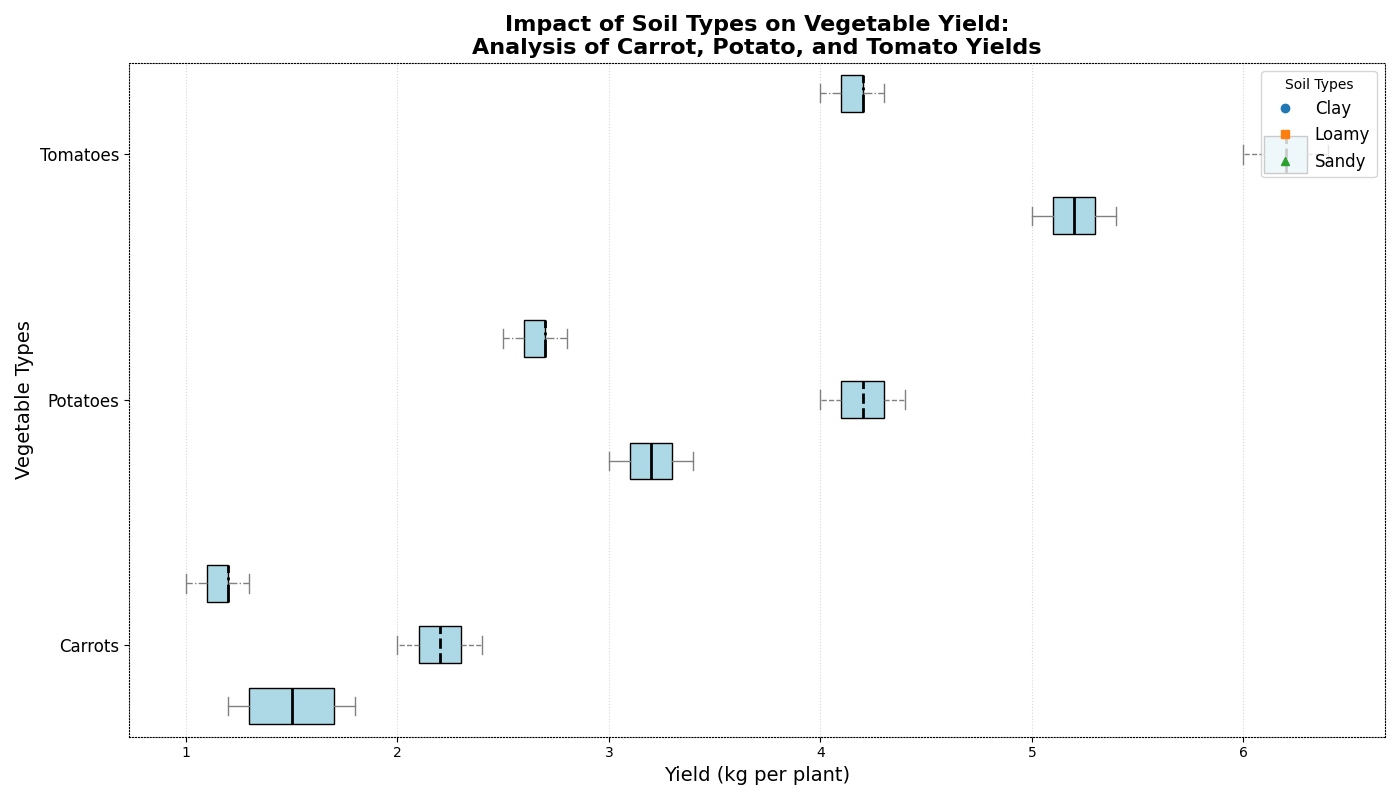

This chart was generated by the following Python code:
import matplotlib.pyplot as plt
import numpy as np

vegetables = ['Carrots', 'Potatoes', 'Tomatoes']
soil_types = ['Clay', 'Loamy', 'Sandy']

# Alter contents within data groups
carrots_yield = [
    [1.7, 1.2, 1.5, 1.8, 1.3],  # shuffled within group
    [2.3, 2.0, 2.2, 2.4, 2.1],  # shuffled within group
    [1.1, 1.3, 1.2, 1.0, 1.2]   # shuffled within group
]

potatoes_yield = [
    [3.4, 3.2, 3.3, 3.1, 3.0],  # shuffled within group
    [4.1, 4.2, 4.0, 4.4, 4.3],  # shuffled within group
    [2.7, 2.5, 2.6, 2.8, 2.7]   # within the same group, similar shuffle
]

tomatoes_yield = [
    [5.3, 5.0, 5.1, 5.4, 5.2],  # shuffled within group
    [6.1, 6.3, 6.0, 6.4, 6.2],  # shuffled within group
    [4.2, 4.1, 4.0, 4.3, 4.2]   # shuffled within group
]

data = [carrots_yield, potatoes_yield, tomatoes_yield]

fig, ax = plt.subplots(figsize=(14, 8))

positions = np.array(range(len(vegetables))) * 4

for yields, soil, linestyle, marker in zip(zip(*data), soil_types, ['-', '--', '-.'], ['o', 's', '^']):
    pos = positions + list(zip(*data)).index(yields)
    
    # Transpose the yields data to make horizontal boxes
    bp = ax.boxplot(yields, positions=pos, widths=0.6, patch_artist=True, notch=False, vert=False)

    # Shuffling and fixed colors/linestyles
    for patch in bp['boxes']:
        patch.set_facecolor('lightblue')
    for whisker in bp['whiskers']:
        whisker.set(color='gray', linewidth=1, linestyle=linestyle)
    for cap in bp['caps']:
        cap.set(color='gray', linewidth=1)
    for median in bp['medians']:
        median.set(color='black', linewidth=2, linestyle=linestyle)

ax.set_yticks(positions + 1)
ax.set_yticklabels(vegetables, fontsize=12)

ax.set_title("Impact of Soil Types on Vegetable Yield:\nAnalysis of Carrot, Potato, and Tomato Yields", fontsize=16, fontweight='bold')
ax.set_xlabel("Yield (kg per plant)", fontsize=14)
ax.set_ylabel("Vegetable Types", fontsize=14)

ax.grid(axis='x', linestyle=':', alpha=0.5)

# Add back legend with shuffled positions and markers
for soil, marker in zip(soil_types, ['o', 's', '^']):
    ax.plot([], [], label=soil, marker=marker, linestyle='None')
ax.legend(title='Soil Types', loc='upper right', fontsize=12)

for spine in ax.spines.values():
    spine.set_linestyle('dotted')

plt.tight_layout()

plt.show()
